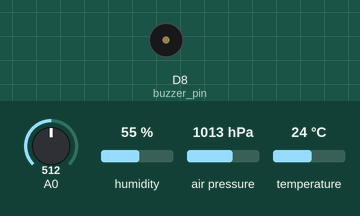
The program below on a simulated Arduino Uno R4 WiFi. Parts: buzzer (waves = sounding). The test bench sets the inputs (shaded band); at power-on: A0 = 512, humidity 55 %, air pressure 1013 hPa, temperature 24 °C. WiFi joins after 1.5 s; servers stay silent unless stated; no MQTT or app messages arrive unless stated; what the program prints to the serial monitor is not drawn.

Above: at 10.7 s.
10.8 s: A0 set to 40
12.3 s: A0 set to 30
Timing chart, 0 to 15.3 s (numbered marks = the images above; inputs shaded):
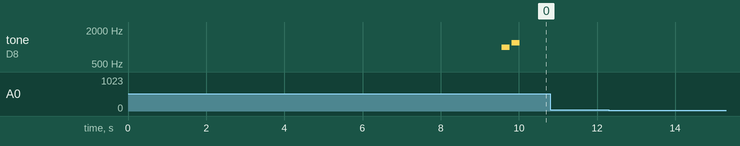

The program:

main.cpp
```cpp
#include <SoftwareSerial.h>
#include "Config.h"
#include "mqtt_communication.h"
#include "air_quality_sensor.h"
#include "bme_sensor.h"
#include "typedefs.h"

/*------------- sensors ---------------*/

AirQualitySensor air_quality_sensor(airQualitySensorPin, stdAirQualityVoltage);
BmeSensor bme_sensor;

MQTTCommunication mqttClient(false);

// Sensor values
BmeValues v_avg;
bool bme_values_count = false;
int air_quality_avg = 0;
bool air_quality_count = false;

// Current & last statement for threshold crossing detection
int last_statement = -1;
int current_statement = -1;
const char* current_statement_message = "NA";

// Time counting
unsigned long last_send_millis = 0;
unsigned long last_buzzer_millis = 0;


//-------------------------------- Setup -------------------------------

void setup() {
  pinMode(buzzer_pin, OUTPUT);
  Serial.begin(9600); // USB
  Serial.println("Serial initialized!");

  // Initialize communication
  mqttClient.begin(); // MQTT

  // Initialize sensors
  air_quality_sensor.init();
  bme_sensor.init();
  delay(500);

}


// ---------------------- Data retrivement & threatment functions ----------------------

/*
Count the average value of the data retrieved since last message sended
*/
void avgDataCount(BmeValues *v, int *air_quality){
  if (bme_values_count == false){
      bme_values_count = true;
      v_avg = *v;
    } else {
      v_avg.temperature = (v_avg.temperature + v->temperature) / 2;
      v_avg.humidity = (v_avg.humidity + v->humidity) / 2;
      v_avg.pressure = (v_avg.pressure + v->pressure) / 2;
    }

    if (air_quality_count == false){
      air_quality_count = true;
      air_quality_avg = *air_quality;
    } else {
      air_quality_avg = (air_quality_avg + *air_quality) / 2;
    }
}

/*
Sending data to MQTT broker
*/
void sendMqtt(bool threshold, int air_quality = 0){
  Serial.println("Sending tram to MQTT broker");
  if (threshold){
    mqttClient.sendDataFrames(v_avg, air_quality, current_statement);
  } else {
    int air_quality_cat_avg = air_quality_sensor.getStatement(air_quality_avg);
    mqttClient.sendDataFrames(v_avg, air_quality_avg, air_quality_cat_avg);
  }
  last_send_millis = millis();
  bme_values_count = false;
  air_quality_count = false;
}

/*
Sound buzzer
*/
void soundBuzzer() {
  last_buzzer_millis = millis();
  for (int i = 1000; i <= 1200; i += 200) {
    tone(buzzer_pin, i, 200); // génère un son à fréquence i pendant 200 ms
    delay(250);               // petit délai entre les sons
  }
}


// ---------------------- Main loop ---------------------------

void loop() {
  // Add button interaction to change display mode (air quality statement, temperature, humidity, pressure)

  BmeValues v = bme_sensor.getValues();
  int air_quality = air_quality_sensor.getValue();

  // Count average
  avgDataCount(&v, &air_quality);

  // Check statement of air quality
  int statement = air_quality_sensor.getStatement(air_quality);

  // Send MQTT on new statement and alert if quality is very bad (force signal)
  if (statement != current_statement) {
    Serial.print("Air quality statement: ");
    Serial.println(air_quality_sensor.getStatementMessage(statement));

    if (statement == AirQualitySensor::FORCE_SIGNAL) {
      last_buzzer_millis = millis();
      soundBuzzer();
    }
    last_statement = current_statement;
    current_statement = statement;
    current_statement_message = air_quality_sensor.getStatementMessage(statement);
    sendMqtt(true, air_quality);
  }


  // Send data to MQTT broker every 5 minutes - 1 minute for demo and testing
  if (millis() - last_send_millis > 60000){
    sendMqtt(false);
  }

  // Alert if air quality stay very bad (force signal) every 5 minutes
  if (current_statement == AirQualitySensor::FORCE_SIGNAL) {
    if (millis() - last_buzzer_millis > 300000) {
      soundBuzzer();
    }
  }


  // Verify wifi & mqtt connection
  mqttClient.keepCommunication();
}
```

air_quality_sensor.cpp
```cpp
#include "Air_Quality_Sensor.h"

const int AirQualitySensor::FORCE_SIGNAL   = 0;
const int AirQualitySensor::HIGH_POLLUTION = 1;
const int AirQualitySensor::LOW_POLLUTION  = 2;
const int AirQualitySensor::FRESH_AIR      = 3;

AirQualitySensor::AirQualitySensor(int pin, int stdVoltage)
    : _pin(pin), _stdVoltage(stdVoltage) {
    // do nothing
}

bool AirQualitySensor::init(void) {
    int initVoltage = analogRead(_pin);

    if (10 < initVoltage && initVoltage < 798) {
        _currentVoltage = initVoltage;
        _lastVoltage = _currentVoltage;

        Serial.println("Air quality sensor initialized successfully!");
        return true;
    } else {
        Serial.println("Error during air quality sensor intialization!");
        return false;
    }
}

int AirQualitySensor::getValue(void) {
  _lastVoltage = _currentVoltage;
  _currentVoltage = analogRead(_pin);
  return _currentVoltage;
}

int AirQualitySensor::getStatement(int voltage) {

  _lastVoltage = _currentVoltage;
  _currentVoltage = voltage;

  float ratio = AirQualitySensor::getRatio(_currentVoltage);

  if (ratio > 70.0) {
      return AirQualitySensor::FORCE_SIGNAL;
  } else if (ratio > 50.0) {
      return AirQualitySensor::HIGH_POLLUTION;
  } else if (ratio > 30.0) {
      return AirQualitySensor::LOW_POLLUTION;
  } else {
      return AirQualitySensor::FRESH_AIR;
  }

  return -1;
}

float AirQualitySensor::getRatio(int voltage){
  float ratio = ((float)(voltage - _stdVoltage) / (float)_stdVoltage) * 100.0f;
  return ratio;
}

const char* AirQualitySensor::getStatementMessage(int quality){
  if (quality == AirQualitySensor::FORCE_SIGNAL) {
    return "Very bad air quality! Force signal active.";
  } else if (quality == AirQualitySensor::HIGH_POLLUTION) {
    return "bad air quality!";
  } else if (quality == AirQualitySensor::LOW_POLLUTION) {
    return "Medium air quality!";
  } else if (quality == AirQualitySensor::FRESH_AIR) {
    return "Good air quality!";
  }
  return "NA";
}
```

air_quality_sensor.h
```cpp
#ifndef __AIR_QUALITY_SENSOR_H__
#define __AIR_QUALITY_SENSOR_H__

#include "Arduino.h"
#include "Config.h"

class AirQualitySensor {
  public:
    AirQualitySensor(int pin, int stdVoltage);
    bool init(void);
    int  getValue(void);
    int  getStatement(int avgVoltage);
    const char* getStatementMessage(int);

    static const int FORCE_SIGNAL; // Very bad quality alert --> open windows
    static const int HIGH_POLLUTION; // Bad quality --> warning recommend to open windows
    static const int LOW_POLLUTION; // Medium quality
    static const int FRESH_AIR; // Good air quality

  protected:
    int  _pin;
    int _stdVoltage;
    int  _currentVoltage;
    int  _lastVoltage;

    float getRatio(int avgVoltage);
};

#endif // __AIR_QUALITY_SENSOR_H__
```

bme_sensor.cpp
```cpp
#include "bme_Sensor.h"

BmeSensor::BmeSensor()
    {
    // do nothing
}

bool BmeSensor::init(void) {
  Wire.begin();

  delay(500);

  if(!bme280_sensor.begin(0x76, &Wire))
  {
    Serial.println("Could not find a valid BME");
    while(1);
  }
  Serial.println("BME initialized successfully!");

  bme_temp = bme280_sensor.getTemperatureSensor();
  bme_pressure = bme280_sensor.getPressureSensor();
  bme_humidity = bme280_sensor.getHumiditySensor();

  bme_temp->printSensorDetails();
  bme_pressure->printSensorDetails();
  bme_humidity->printSensorDetails();
}

/*
Extract the bme values
*/
BmeValues BmeSensor::getValues() {
  BmeValues v;
  v.temperature = bme280_sensor.readTemperature();
  delay(5); // attendre que la conversion suivante soit stable
  v.humidity    = bme280_sensor.readHumidity();
  delay(5); // attendre que la conversion suivante soit stable
  v.pressure    = bme280_sensor.readPressure() / 100.0F;
  return v;
}
```

bme_sensor.h
```cpp
#ifndef __BME_SENSOR_H__
#define __BME_SENSOR_H__

#include "Arduino.h"
#include "Config.h"
#include <Adafruit_BME280.h>
#include <Wire.h>
#include "typedefs.h"

class BmeSensor {
  public:
    BmeSensor();
    bool init(void);
    BmeValues  getValues(void);

  public:
    Adafruit_BME280 bme280_sensor;
    Adafruit_Sensor *bme_temp;
    Adafruit_Sensor *bme_pressure;
    Adafruit_Sensor *bme_humidity;
  protected:
    int  _pin;
    int _stdVoltage;
    int  _currentVoltage;
    int  _lastVoltage;
};

#endif // __BME_SENSOR_H__
```

mqtt_communication.cpp
```cpp
#include "mqtt_communication.h"

MQTTCommunication::MQTTCommunication() : mqttClient(wifiClient){
    // Le constructeur initialise le client MQTT avec le client WiFi
}

MQTTCommunication::MQTTCommunication(bool useSSL) : mqttClient(wifiClient), _ssl(useSSL){
    // Le constructeur initialise le client MQTT avec le client WiFi
}


// Initialize WiFi and MQTT connections

void MQTTCommunication::begin() {
    // Connexion WiFi
  Serial.print("Connexion WiFi");

  setupWifi();

  setupInitialMQTT();
}


int wifiStatus = WL_IDLE_STATUS;
// ------------------ Setup communications ---------------------------

void MQTTCommunication::setupWifi(){

  WiFi.config(IPAddress(LOCAL_IP));

  while (wifiStatus != WL_CONNECTED) {
    Serial.print(".");
    // Connect to WPA/WPA2 network:
    wifiStatus = WiFi.begin(WIFI_SSID, WIFI_PASSWORD);

    delay(1000);
  }

  delay(2000);
  Serial.println("\nWiFi connected !");
  Serial.print("IP: ");
  Serial.println(WiFi.localIP());

  delay(3000);
  // récupérer l'heure NTP

  while (WiFi.getTime() < 100000) {
    Serial.println("Waiting for valid time...");
    delay(1000);
  }
  delay(1000);

  // Dans setup(), ajouter temporairement :
  Serial.print("Firmware: ");
  Serial.println(WiFi.firmwareVersion());
}

void MQTTCommunication::setupInitialMQTT(){
    // Connexion MQTT
  // ==== Générer ID client unique à partir de la MAC ====
  uint8_t mac[6];
  WiFi.macAddress(mac); // récupère la MAC dans mac[6]

  // convertir MAC en chaîne hex sans séparateurs
  char macStr[13]; // 12 caractères + '\0'
  snprintf(macStr, sizeof(macStr), "%02X%02X%02X%02X%02X%02X",
           mac[0], mac[1], mac[2], mac[3], mac[4], mac[5]);

  snprintf(clientId, sizeof(clientId), "arduino-r4-%s", macStr);
  Serial.print("Client ID MQTT: "); Serial.println(clientId);

  mqttClient.setId(clientId);
  if (_ssl) {
    Serial.println("Use TLS");
    wifiSSLClient.setCACert(rootCA);
  }
  mqttClient.setUsernamePassword(mqtt_username, mqtt_password); // Set MQTT credentials if needed
  mqttClient.setCleanSession(false); // Keep session to receive messages sent while offline

  setupMQTT();
}


void MQTTCommunication::setupMQTT(){
    Serial.print("Connecting MQTT...");
    while (!mqttClient.connect(broker, port)) {
        Serial.print(".");
        delay(2000);
    }
    Serial.println();
    Serial.println("MQTT connection established !");

    String actionAdviceTopic = String(topic_location) + "/AQI-action-advice";
    mqttClient.subscribe(actionAdviceTopic.c_str(), 1); // Subscribe to action advice topic

}


// ------------------ Verify and keep communications ---------------------------

void MQTTCommunication::keepCommunication(){
    keepWiFiConnection();
    keepMqttConnection();
}

void MQTTCommunication::keepWiFiConnection(){
    if (WiFi.status() != WL_CONNECTED) {
        Serial.print("Wifi status: ");
        Serial.println(WiFi.status());
        Serial.println("WiFi déconnecté, tentative de reconnexion...");
        while (WiFi.begin(WIFI_SSID, WIFI_PASSWORD) != WL_CONNECTED) {
            delay(1000);
            Serial.print(".");
        }
        Serial.println("\nReconnecté au WiFi !");
    }
}

void MQTTCommunication::keepMqttConnection(){
    if (!mqttClient.connected()) {
        mqttClient.connectError(); // code d'erreur MQTT
        Serial.println("MQTT déconnecté, code d'erreur: "); // ecrire le code d'erreur MQTT dans les logs
        Serial.println(mqttClient.connectError());

        setupMQTT();
    }

    mqttClient.poll();  // essentiel pour keepalive

}


// ----------------------- MQTT send functions ---------------------------

void MQTTCommunication::SendHumidity(unsigned long timestamp, float humidity) {
    // Set the topic to "humidity/room-1" for humidity messages
    char humidityTopic[100];
    snprintf(humidityTopic, sizeof(humidityTopic), "%s/humidity", topic_location);

    char payload[256];

    snprintf(payload,
        sizeof(payload),
        "{\"sensor-id\":\"%s\",\"timestamp\":%lu,\"humidity\":%.2f}", sensor_id, timestamp, humidity);

    // Publish the humidity value to the MQTT broker
    mqttClient.poll();

    mqttClient.beginMessage(humidityTopic, false, 0);
    mqttClient.print(payload);
    mqttClient.endMessage();
    Serial.println("Humidity message sent!");
}

void MQTTCommunication::SendTemperature(unsigned long timestamp, float temperature) {
    // Set the topic to "temperature/room-1" for temperature messages
    char temperatureTopic[100];
    snprintf(temperatureTopic, sizeof(temperatureTopic), "%s/temperature", topic_location);

    char payload[256];

    snprintf(payload,
        sizeof(payload),
        "{\"sensor-id\":\"%s\",\"timestamp\":%lu,\"temperature\":%.2f}", sensor_id, timestamp, temperature);

    // Publish the temperature value to the MQTT broker
    mqttClient.poll();

    mqttClient.beginMessage(temperatureTopic, false, 0);
    mqttClient.print(payload);
    mqttClient.endMessage();
    Serial.println("Temperature message sent!");
}

void MQTTCommunication::SendPressure(unsigned long timestamp, float pressure) {
    // Set the topic to "pressure/room-1" for pressure messages
    char pressureTopic[100];
    snprintf(pressureTopic, sizeof(pressureTopic), "%s/pressure", topic_location);

    char payload[256];

    snprintf(payload,
        sizeof(payload),
        "{\"sensor-id\":\"%s\",\"timestamp\":%lu,\"pressure\":%.2f}", sensor_id, timestamp, pressure);


    // Publish the pressure value to the MQTT broker
    mqttClient.poll();

    mqttClient.beginMessage(pressureTopic, false, 0);
    mqttClient.print(payload);
    mqttClient.endMessage();
    Serial.println("Pressure message sent!");
}

void MQTTCommunication::SendAirQuality(unsigned long timestamp, int air_quality, int air_quality_category) {
    // Set the topic to "cesi-strasbourg/room-1" for air quality messages
    char airQualityTopic[100];
    snprintf(airQualityTopic, sizeof(airQualityTopic), "%s/airquality", topic_location);

    char payload[256];

    snprintf(payload,
        sizeof(payload),
        "{\"sensor-id\":\"%s\",\"timestamp\":%lu,\"airquality\":%d,\"airqualitycategory\":%d}", sensor_id, timestamp, air_quality, air_quality_category);

    // Publish the air quality value to the MQTT broker
    mqttClient.poll();

    mqttClient.beginMessage(airQualityTopic, false, 1);
    mqttClient.print(payload);
    mqttClient.endMessage();
    Serial.println("Air quality message sent!");
}


void MQTTCommunication::sendDataFrames(BmeValues bme_values, int air_quality_value, int air_quality_category) {
    // timestamp use for API message received management to dont store redondant data in DB
    unsigned long sending_timestamp = WiFi.getTime();

    SendTemperature(sending_timestamp, bme_values.temperature);
    SendHumidity(sending_timestamp, bme_values.humidity);
    SendPressure(sending_timestamp, bme_values.pressure);
    SendAirQuality(sending_timestamp, air_quality_value, air_quality_category);

    displayDataFrames(sending_timestamp, bme_values, air_quality_value, air_quality_category);
}


// ------------------------ MQTT display function ---------------------------
void MQTTCommunication::displayDataFrames(unsigned long timestamp, BmeValues bme_values, int air_quality_value, int air_quality_category) {
    char airQualityTopic[50];

    snprintf(airQualityTopic, sizeof(airQualityTopic), "%s/airquality", topic_location);

    char payload[500];

    snprintf(payload,
        sizeof(payload),
        "{\"sensor-id\":\"%s\",\"timestamp\":%lu,\"humidity\":%.2f}\n"
        "{\"sensor-id\":\"%s\",\"timestamp\":%lu,\"temperature\":%.2f}\n"
        "{\"sensor-id\":\"%s\",\"timestamp\":%lu,\"pressure\":%.2f}\n"
        "{\"sensor-id\":\"%s\",\"timestamp\":%lu,\"airquality\":%d,\"airqualitycategory\":%d}",
        sensor_id, timestamp, bme_values.humidity,
        sensor_id, timestamp, bme_values.temperature,
        sensor_id, timestamp, bme_values.pressure,
        sensor_id, timestamp, air_quality_value, air_quality_category);


    Serial.println(payload);
}
```

mqtt_communication.h
```cpp
#ifndef MQTT_COMMUNICATION_H
#define MQTT_COMMUNICATION_H

#include <WiFiS3.h>
#include <WiFiSSLClient.h>
#include <ArduinoMqttClient.h>
#include <time.h>
#include "Config.h"
#include "typedefs.h"

class MQTTCommunication {
    public:
        MQTTCommunication();
        MQTTCommunication(bool useSSL);
        void begin();
        void setupWifi();
        void setupInitialMQTT();
        void setupMQTT();
        void keepCommunication();
        void keepWiFiConnection();
        void keepMqttConnection();
        void sendDataFrames(BmeValues bme_values, int air_quality_value, int air_quality_category);
        void SendTemperature(unsigned long timestamp, float temperature);
        void SendHumidity(unsigned long timestamp, float humidity);
        void SendPressure(unsigned long timestamp, float pressure);
        void SendAirQuality(unsigned long timestamp, int air_quality, int air_quality_category);
        void displayDataFrames( unsigned long timestamp, BmeValues bme_values, int air_quality, int air_quality_category);

    private:
        char clientId[32]; // tableau pour stocker l'ID MQTT
        bool _ssl = false;
        WiFiClient wifiClient;
        WiFiSSLClient wifiSSLClient; //later with CA certificate for TLS
        MqttClient mqttClient;
};

#endif // MQTT_COMMUNICATION_H
```

typedefs.h
```cpp
#ifndef typedefs_h
#define typedefs_h

struct BmeValues {
    float temperature;
    float humidity;
    float pressure;

    bool operator==(const BmeValues &other) const {
        const float eps = 0.01; // tolérance pour float
        return fabs(temperature - other.temperature) < eps &&
               fabs(humidity - other.humidity) < eps &&
               fabs(pressure - other.pressure) < eps;
    }
};

#endif // typedefs_h
```

Source omitted: Config.h (2005 bytes)

Measured:
- after the input at 10.8 s, every drawn part: stays the same
- after the input at 12.3 s, every drawn part: stays the same
